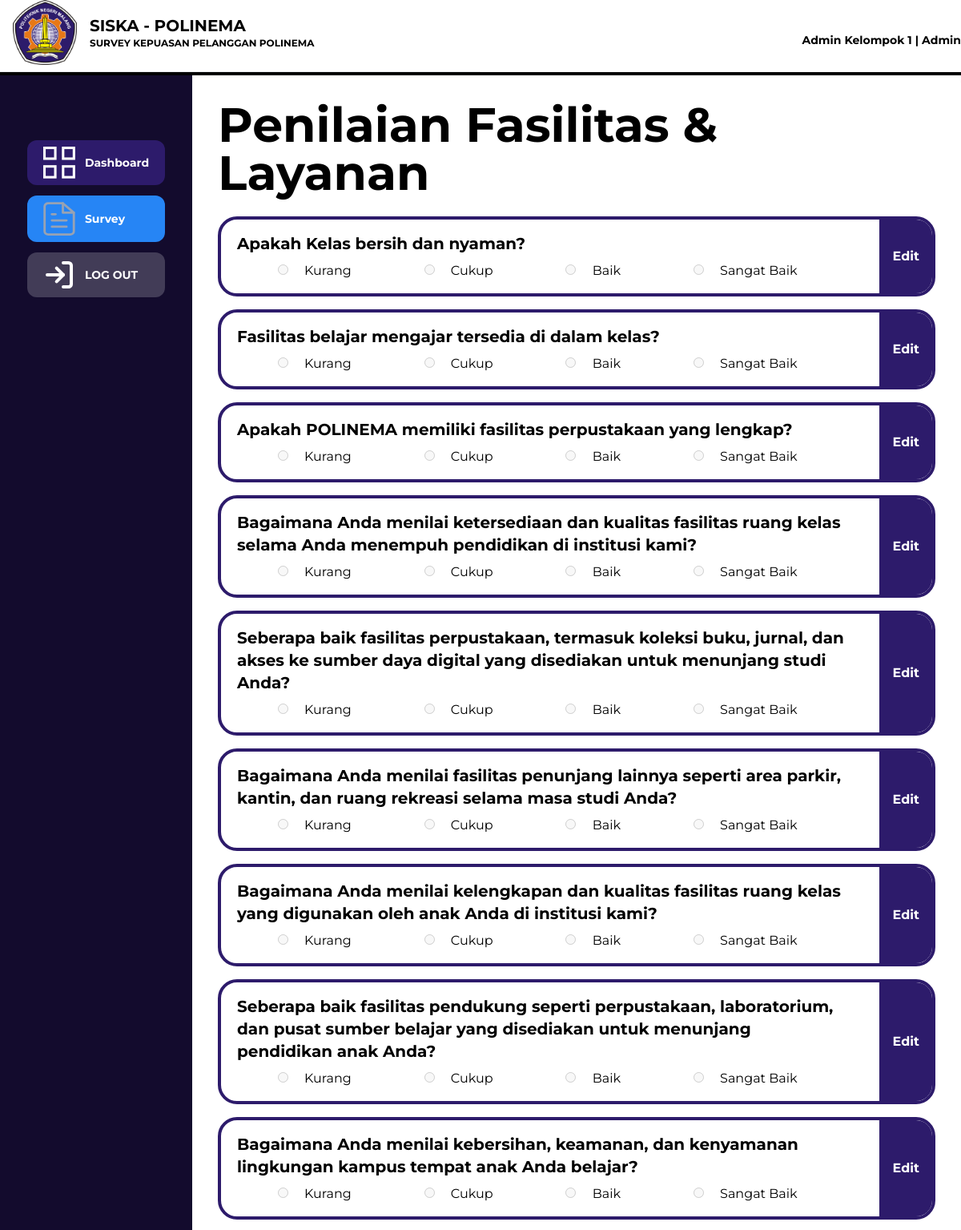
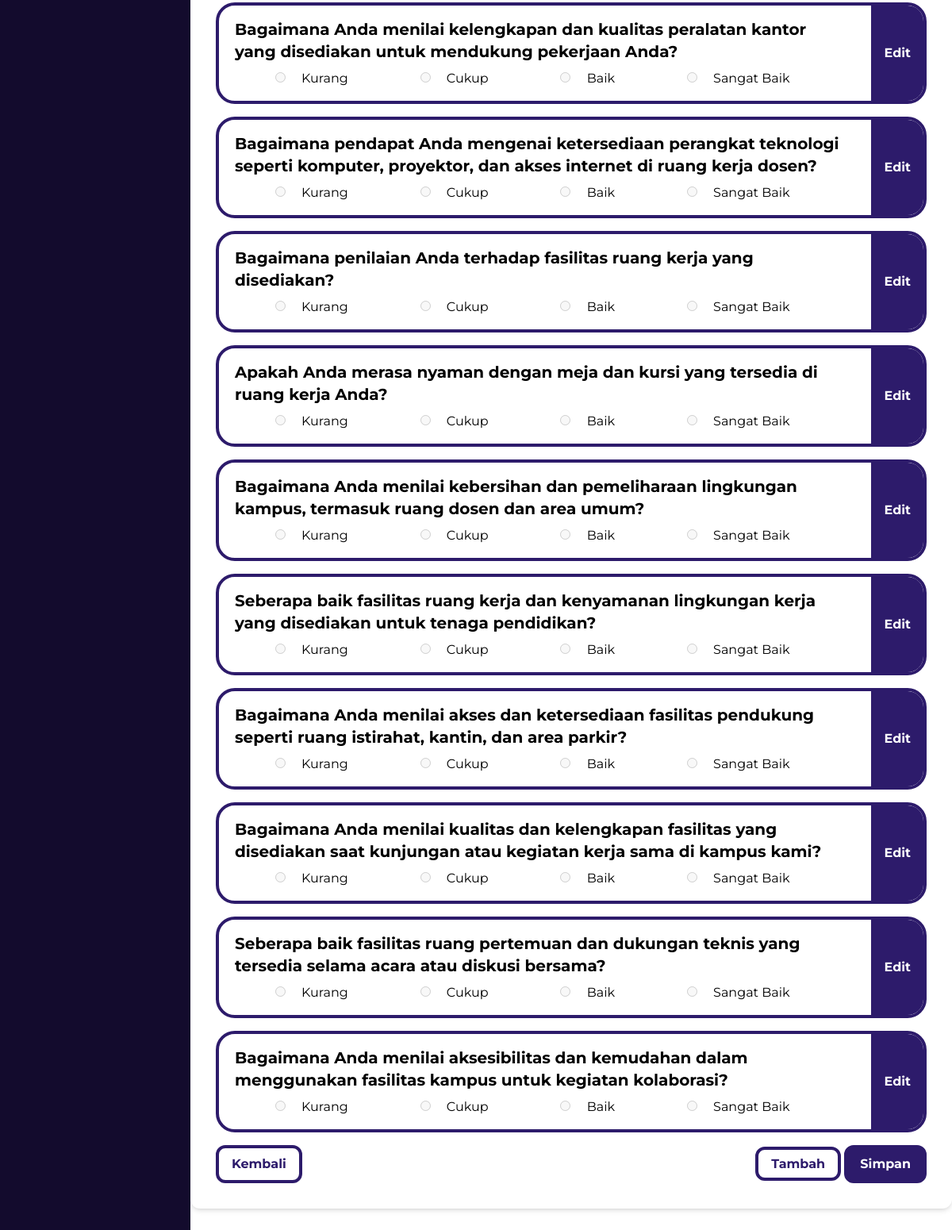
The page /admin/editSurvey_pilihSoal.php?id_kategori=1 (signed in) on the database its author committed (2 pictures, top to bottom).
### tables this page shows
CREATE TABLE `m_kategori` (
  `id_kategori` int(11) NOT NULL,
  `kategori_nama` varchar(255) DEFAULT NULL
);

CREATE TABLE `m_survey_soal` (
  `id_soal` int(11) NOT NULL,
  `id_survey` int(11) DEFAULT NULL,
  `id_kategori` int(11) DEFAULT NULL,
  `no_urut` int(11) DEFAULT NULL,
  `soal_jenis` enum('pilihan') DEFAULT NULL,
  `soal_nama` varchar(500) DEFAULT NULL
);

### admin/editSurvey_pilihSoal.php (the view, shortened to what this page needs)
<?php
$servername = "localhost";
$username_db = "root";
$password_db = "";
$database = "projekakhir";
$conn = new mysqli($servername, $username_db, $password_db, $database);
$id_kategori = $_GET['id_kategori'];
$sqlKategori = "SELECT kategori_nama From m_kategori WHERE id_kategori = '$id_kategori'";
$resultKategori = $conn->query($sqlKategori);
?>
<!DOCTYPE html>
<html lang="en">
<script src="https://cdn.tailwindcss.com"></script>
<body>
    <div class="grid grid-cols-2">
        <div class="left relative">
            <div class="flex items-center gap-4 mb-2 ps-4">
                <img src="lambang-polinema1.png" class="w-20" />
                <div>
                    <h1 class="font-bold text-xl">SISKA - POLINEMA</h1>
                    <p class="text-xs font-bold">SURVEY KEPUASAN PELANGGAN POLINEMA</p>
                </div>
            </div>
        </div>
        <div class="text-sm text-end mt-10">
            <h1><b><?= $_SESSION['nama'] ?> | <?= $_SESSION['user_type'] ?></b></h1>
        </div>
        <hr />
    </div>
    <hr class="border-2 border-black" />
    <div class="grid grid-cols-5 h-screen">
        <div class="left bg-[#130B2d] py-20 relative">
            <ul class="grid grid-rows-3 gap-3 text-center text-sm items-center justify-center">
                <li class="px-5 py-2 bg-[#2D1B6B] font-bold text-white rounded-xl">
                    <a class="flex items-center gap-3" href="dashboardAdmin.php"><img src="../aset/dashSym.svg" class="w-10" /><span>Dashboard</span></a>
                </li>
                <li class="px-5 py-2 bg-[#2685F5] font-bold text-white rounded-xl">
                    <a class="flex items-center gap-3" href="surveyAdmin.php"><img src="../aset/surveySym.svg" class="w-10" /><span>Survey</span></a>
                </li>
                <li class="px-5 py-2 bg-[#423C57] font-bold text-white rounded-xl">
                    <a class="flex items-center gap-3" href="../logout.php"><img src="../aset/Logout.svg" class="w-10" /><span>LOG OUT</span></a>
                </li>
            </ul>
        </div>
        <div class="col-span-4">
            <main class="col-span-4">
                <div class="bg-white p-8 rounded-xl shadow-md">
                    <h1 class="text-6xl font-bold mb-6"> <?= ($resultKategori->num_rows > 0)? $resultKategori->fetch_assoc()['kategori_nama'] : 'Kategori Not Found' ?></h1>
                    <form action="" method="post">
                        <div class="grid gap-4 col-span-4">
                            <?php
                                $sql = "SELECT s.id_soal, s.id_survey, k.kategori_nama, k.id_kategori, soal_nama FROM m_survey_soal s LEFT JOIN m_kategori k ON s.id_kategori = k.id_kategori WHERE s.id_kategori = $id_kategori;";
                                $result = $conn->query($sql);
                            if ($result->num_rows > 0) {
                                while ($row = $result->fetch_assoc()) {
                            ?>
                                    <div class="rounded-3xl border-[#2D1B6B] border-4 w-full flex justify-between overflow-hidden">
                                        <div class="px-5 py-4 grow">
                                            <h2 class="text-xl font-bold mb-2"><?= $row['soal_nama'] ?></h2>
                                            <div class="flex justify-evenly gap-6 w-full">
                                                <div>
                                                    <input type="radio" id="<?= $row['id_kategori'] . '1' ?>" name="<?= $row['id_soal'] ?>" value="kurang" disabled/>
                                                    <label for="<?= $row['id_kategori'] . '1' ?>" class=" text-black py-2 px-4 rounded-xl">Kurang</label>
                                                </div>
                                                <div>
                                                    <input type="radio" id="<?= $row['id_kategori'] . '2' ?>" name="<?= $row['id_soal'] ?>" value="cukup" disabled/>
                                                    <label for="<?= $row['id_kategori'] . '2' ?>" class=" text-black py-2 px-4 rounded-xl">Cukup</label>
                                                </div>
                                                <div>
                                                    <input type="radio" id="<?= $row['id_kategori'] . '3' ?>" name="<?= $row['id_soal'] ?>" value="baik" disabled/>
                                                    <label for="<?= $row['id_kategori'] . '3' ?>" class=" text-black py-2 px-4 rounded-xl">Baik</label>
                                                </div>
                                                <div>
                                                    <input type="radio" id="<?= $row['id_kategori'] . '4' ?>" name="<?= $row['id_soal'] ?>" value="sangat baik" disabled/>
                                                    <label for="<?= $row['id_kategori'] . '4' ?>" class=" text-black py-2 px-4 rounded-xl">Sangat Baik</label>
                                                </div>
                                            </div>
                                        </div>
                                        <a href="editSoal.php?id_soal=<?=$row['id_soal']?>" class="">
                                                <button class="ml-4 bg-[#2D1B6B] hover:bg-blue-700 text-white font-bold py-2 px-4 h-full " type="button">Edit</button>
                                        </a>
                                    </div>
                            <?php
                                }
                            } else {
                                echo "0 results";
                            }
                            ?>
                            <div class="flex justify-between w-full md-40">
                                <div>
                                    <button class="bg-white text-[#2D1B6B] border-[#2D1B6B] py-2 px-4 rounded-xl border-[#2D1B6B] border-4" type="back"><a href="editSurvey.php"><b>Kembali</b></a></button>
                                </div>
                                <div>
                                    <a class="bg-white text-[#2D1B6B] border-[#2D1B6B] py-2 px-4 rounded-xl border-[#2D1B6B] border-4" href="tambahSoal.php?id_kategori=<?=$id_kategori?>"><b>Tambah</b></a>
                                    <button class="end-content bg-[#2D1B6B] border-[#2D1B6B] text-white py-2 px-4 rounded-xl border-4" type="submit"><a href="editSurvey.php"><b>Simpan</b></a></button>
                                </div>
                            </div>
                    </form>
                </div>
            </main>
        </div>
    </div>
</body>
</html>

### admin/editSurvey_pilihSoal.php (style rules this page uses)
body { font-family: "Montserrat"; font-style: normal; font-weight: 400; }

### rows shown on the page
m_kategori: kategori_nama "Penilaian Fasilitas & Layanan"
m_survey_soal: soal_nama "Apakah Kelas bersih dan nyaman?"
m_survey_soal: soal_nama "Fasilitas belajar mengajar tersedia di dalam kelas?"
m_survey_soal: soal_nama "Apakah POLINEMA memiliki fasilitas perpustakaan yang lengkap?"
m_survey_soal: soal_nama "Bagaimana Anda menilai ketersediaan dan kualitas fasilitas ruang kelas selama Anda menempuh pendidikan di institusi kami?"
m_survey_soal: soal_nama "Seberapa baik fasilitas perpustakaan, termasuk koleksi buku, jurnal, dan akses ke sumber daya digital yang disediakan untuk menunjang studi Anda?"
m_survey_soal: soal_nama "Bagaimana Anda menilai fasilitas penunjang lainnya seperti area parkir, kantin, dan ruang rekreasi selama masa studi Anda?"
m_survey_soal: soal_nama "Bagaimana Anda menilai kelengkapan dan kualitas fasilitas ruang kelas yang digunakan oleh anak Anda di institusi kami?"
m_survey_soal: soal_nama "Seberapa baik fasilitas pendukung seperti perpustakaan, laboratorium, dan pusat sumber belajar yang disediakan untuk menunjang pendidikan anak Anda?"
m_survey_soal: soal_nama "Bagaimana Anda menilai kebersihan, keamanan, dan kenyamanan lingkungan kampus tempat anak Anda belajar?"
m_survey_soal: soal_nama "Bagaimana Anda menilai kelengkapan dan kualitas peralatan kantor yang disediakan untuk mendukung pekerjaan Anda?"
m_survey_soal: soal_nama "Bagaimana pendapat Anda mengenai ketersediaan perangkat teknologi seperti komputer, proyektor, dan akses internet di ruang kerja dosen?"
m_survey_soal: soal_nama "Bagaimana penilaian Anda terhadap fasilitas ruang kerja yang disediakan?"
m_survey_soal: soal_nama "Apakah Anda merasa nyaman dengan meja dan kursi yang tersedia di ruang kerja Anda?"
m_survey_soal: soal_nama "Bagaimana Anda menilai kebersihan dan pemeliharaan lingkungan kampus, termasuk ruang dosen dan area umum?"
m_survey_soal: soal_nama "Seberapa baik fasilitas ruang kerja dan kenyamanan lingkungan kerja yang disediakan untuk tenaga pendidikan?"
m_survey_soal: soal_nama "Bagaimana Anda menilai akses dan ketersediaan fasilitas pendukung seperti ruang istirahat, kantin, dan area parkir?"
m_survey_soal: soal_nama "Bagaimana Anda menilai kualitas dan kelengkapan fasilitas yang disediakan saat kunjungan atau kegiatan kerja sama di kampus kami?"
m_survey_soal: soal_nama "Seberapa baik fasilitas ruang pertemuan dan dukungan teknis yang tersedia selama acara atau diskusi bersama?"
m_survey_soal: soal_nama "Bagaimana Anda menilai aksesibilitas dan kemudahan dalam menggunakan fasilitas kampus untuk kegiatan kolaborasi?"

### other values the page prints
$_SESSION['nama'] "Admin Kelompok 1"
$_SESSION['user_type'] "Admin"
